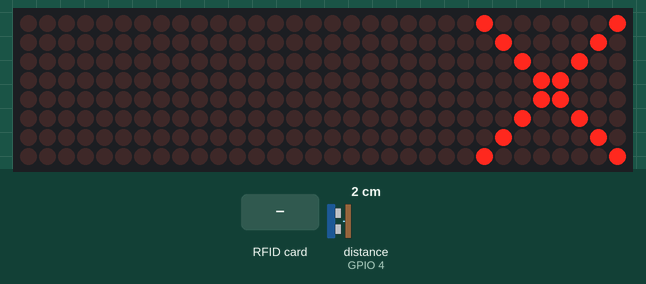
Bench run of a sketch on a simulated ESP8266 (NodeMCU). On the bench: 32×8 LED matrix. Inputs (shaded band) come from the test bench; at power-on: distance to the obstacle (sensor on GPIO 4) 80 cm. The echo pulse lasts 58.3 µs per cm; WiFi joins after 1.5 s; servers stay silent unless stated; uploads are accepted with an empty reply; what the sketch prints to the serial monitor is not drawn.

4.8 s: distance to the obstacle (sensor on GPIO 4) set to 2 cm
Above: at 5.16 s.
7.8 s: RFID card CC D2 05 02 held to the reader
9.6 s: RFID card 5E 7A 19 C4 held to the reader
11.3 s: distance to the obstacle (sensor on GPIO 4) set to 35 cm
Timing chart, 0 to 14.3 s (numbered marks = the images above; inputs shaded):
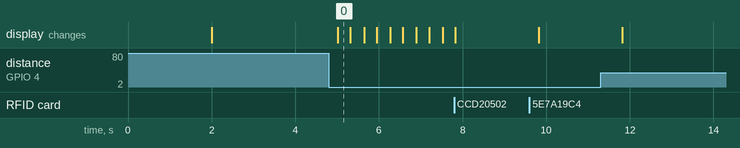

The sketch:

intergration_one.ino
```cpp
#include <SPI.h>
#include <MFRC522.h>
#include <MD_MAX72xx.h>
#include <ESP8266WiFi.h>
#include <ESP8266HTTPClient.h>

// ---------------------- WIFI ----------------------
const char* WIFI_SSID = "Redmi";
const char* WIFI_PASS = "mcnenangel";

const String BASE_URL = "http://10.229.139.219:4000";   // YOUR SERVER IP
String slotId = "lot-2-S04";                               // Parking slot ID

// ---------------------- DOT MATRIX ------------------
#define HARDWARE_TYPE MD_MAX72XX::FC16_HW
#define MAX_DEVICES 4

#define MATRIX_DIN   0
#define MATRIX_CS    5
#define MATRIX_CLK   15

MD_MAX72XX mx = MD_MAX72XX(HARDWARE_TYPE, MATRIX_DIN, MATRIX_CLK, MATRIX_CS, MAX_DEVICES);

// Symbols
const uint8_t symbol_check[8] = {
  0x00,0x01,0x03,0x86,0xCC,0x78,0x30,0x00
};

const uint8_t symbol_x[8] = {
  0x81,0x42,0x24,0x18,0x18,0x24,0x42,0x81
};

// ---------------------- ULTRASONIC ------------------
#define TRIG_PIN 0
#define ECHO_PIN 4

// ---------------------- RFID ------------------------
#define RST_PIN  16
#define SS_PIN   2
MFRC522 mfrc522(SS_PIN, RST_PIN);

// Authorized UID
const byte authorized1[4] = {0xCC, 0xD2, 0x05, 0x02};

// ---------------------- DRAW MATRIX -----------------
void drawSymbol(const uint8_t symbol[8]) {
  for (uint8_t col = 0; col < 8; col++) {
    mx.setColumn(0, col, symbol[col]);
  }
}

// ---------------------- READ ULTRASONIC -------------
long readUltrasonic() {
  digitalWrite(TRIG_PIN, LOW);
  delayMicroseconds(2);

  digitalWrite(TRIG_PIN, HIGH);
  delayMicroseconds(10);
  digitalWrite(TRIG_PIN, LOW);

  long duration = pulseIn(ECHO_PIN, HIGH, 25000);
  long distance = duration * 0.034 / 2;
  return distance;
}

// ---------------------- API UPDATE ------------------
String updateSlotToServer(String rfid) {
  if (WiFi.status() != WL_CONNECTED) {
    Serial.println("WiFi not connected!");
    return "fail";
  }

  WiFiClient client;
  HTTPClient http;

  String url = BASE_URL + "/api/auth/rfid";

  Serial.println("POST → " + url);

  if (!http.begin(client, url)) {
    Serial.println("HTTP begin FAILED!");
    return "fail";
  }

  http.addHeader("Content-Type", "application/json");

  String body =
    "{ \"rfid\": \"" + rfid + "\", \"slotId\": \"" + slotId + "\" }";

  Serial.println("Body: " + body);

  int code = http.POST(body);

  if (code > 0) {
    Serial.print("Response: ");
    Serial.println(code);
    String resp = http.getString();
    Serial.println(resp);

    http.end();
    return resp;    // <── return server message: "success" or "fail"
  } else {
    Serial.print("POST FAILED → ");
    Serial.println(code);
  }

  http.end();
  return "fail";   // default if no proper response
}


// ---------------------- RFID AUTH -------------------
bool checkAuthorization(byte *uid) {
  for (int i = 0; i < 4; i++) {
    if (uid[i] != authorized1[i]) return false;
  }
  return true;
}

String extractStatus(String json) {
  int s = json.indexOf("\"status\"");
  if (s < 0) return "UNKNOWN";

  int colon = json.indexOf(":", s);
  int quote1 = json.indexOf("\"", colon + 1);
  int quote2 = json.indexOf("\"", quote1 + 1);

  return json.substring(quote1 + 1, quote2);
}

String updateOccupiedStatus(bool occupied) {
  if (WiFi.status() != WL_CONNECTED) {
    Serial.println("WiFi not connected!");
    return "fail";
  }

  WiFiClient client;
  HTTPClient http;

  String url = BASE_URL + "/api/slot/" + slotId + "/update";
  Serial.println("POST → " + url);

  if (!http.begin(client, url)) {
    Serial.println("HTTP begin FAILED!");
    return "fail";
  }

  http.addHeader("Content-Type", "application/json");

  String body = String("{ \"occupied\": ") + (occupied ? "true" : "false") + " }";

  Serial.println("Body: " + body);

  int code = http.POST(body);

  if (code > 0) {
    Serial.print("Response: ");
    Serial.println(code);
    String resp = http.getString();
    Serial.println(resp);
    http.end();
    return resp;
  }

  http.end();
  return "fail";
}

// ---------------------- RFID PROCESS ----------------
void processRFID() {
  Serial.println("Waiting for RFID...");

  unsigned long start = millis();

  while (millis() - start < 5000) {
    if (mfrc522.PICC_IsNewCardPresent() && mfrc522.PICC_ReadCardSerial()) {

      String uid = "";
      for (byte i = 0; i < mfrc522.uid.size; i++) {
        uid += String(mfrc522.uid.uidByte[i], HEX);
      }

      // Send RFID + slotId
      String result = updateSlotToServer(uid);

      mx.clear();

      String status = extractStatus(result);

      Serial.print("Server Status: ");
      Serial.println(status);

     if (status == "SUCCESS") {
      drawSymbol(symbol_check);   // ✓
      Serial.println("Authenticated. Waiting 10 seconds to check occupancy...");

      delay(15000);  // WAIT 10 seconds

      long d = readUltrasonic();
      bool isOccupied = (d > 0 && d <= 10);

      Serial.print("Distance after 10 seconds: ");
      Serial.print(d);
      Serial.println(" cm");

      Serial.print("Sending occupancy update: ");
      Serial.println(isOccupied ? "true" : "false");

      updateOccupiedStatus(isOccupied);

    } else {
      drawSymbol(symbol_x);       // X
    }


      delay(2000);
      mx.clear();

      mfrc522.PICC_HaltA();
      mfrc522.PCD_StopCrypto1();
      return;
    }
  }
}


void blinkWaitingX() {
  unsigned long blinkStart = millis();

  while (true) {
    // Check if car is STILL present
    long d = readUltrasonic();
    if (d <= 0 || d > 30) {
      mx.clear();
      return;   // Car left → stop blinking
    }

    // Check RFID
    if (mfrc522.PICC_IsNewCardPresent() && mfrc522.PICC_ReadCardSerial()) {
      mx.clear();
      return;   // Go back to normal → processRFID() will run next
    }

    // Blink ON
    drawSymbol(symbol_x);
    delay(300);

    // Blink OFF
    mx.clear();
    delay(300);
  }
}


// ---------------------- SETUP -----------------------
void setup() {
  Serial.begin(115200);
  delay(2000);

  pinMode(TRIG_PIN, OUTPUT);
  pinMode(ECHO_PIN, INPUT);

  mx.begin();
  mx.control(MD_MAX72XX::INTENSITY, 5);
  mx.clear();

  SPI.begin();
  mfrc522.PCD_Init();

  // WIFI CONNECT
  WiFi.begin(WIFI_SSID, WIFI_PASS);
  Serial.print("Connecting to WiFi");

  while (WiFi.status() != WL_CONNECTED) {
    delay(500);
    Serial.print(".");
  }

  Serial.println("\nWiFi Connected!");
  Serial.print("IP: ");
  Serial.println(WiFi.localIP());

  Serial.println("System Ready");
}

// ---------------------- LOOP ------------------------
bool lastOccupied = false;
unsigned long lastUpdateTime = 0;

void loop() {
  long distance = readUltrasonic();
  bool occupied = (distance > 0 && distance <= 30);

  // --- CAR ARRIVES ---
  if (occupied && !lastOccupied) {
    Serial.println("Car Detected");

    blinkWaitingX();
    processRFID();

    lastOccupied = true;
  }

  // --- CAR LEAVES ---
  if (!occupied && lastOccupied) {
    Serial.println("Car Left");

    // POST occupied false when car leaves
    Serial.println("Sending occupied=false (car left)");
    updateOccupiedStatus(false);

    lastOccupied = false;
  }

  // --- PERIODIC UPDATE EVERY 15 SECONDS ---
  if (millis() - lastUpdateTime >= 15000) {
    lastUpdateTime = millis();

    long d = readUltrasonic();
    bool occ = (d > 0 && d <= 10);

    Serial.print("15s periodic check → occupied = ");
    Serial.println(occ ? "true" : "false");

    updateOccupiedStatus(occ);
  }

  delay(200);
}
```

Measured:
- after the input at 4.8 s, the display: changes after 0.22 s (image 0)
